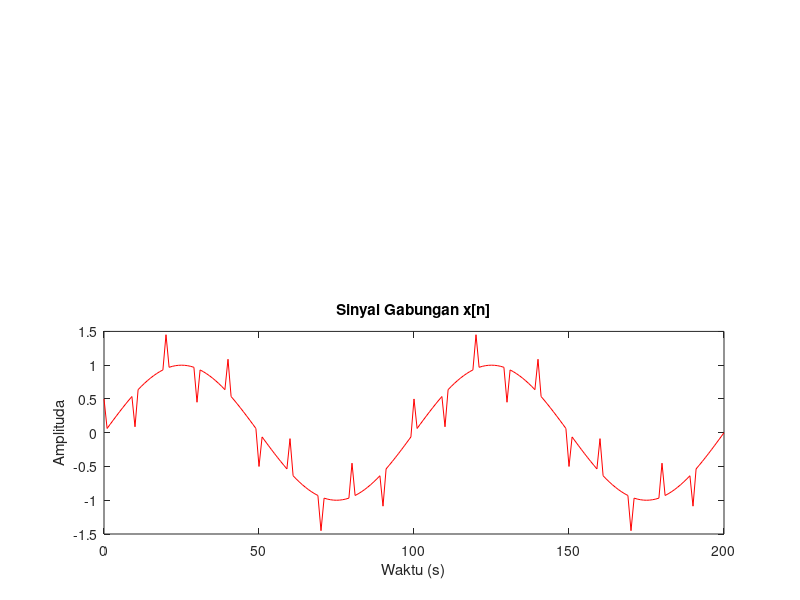

This chart was generated by the following MATLAB code: (Note: this script raises an error after producing the figure.)
clear all;

%Sinyal Sinusoidal
a = 1;
t = 0:200;
fc = 0.01;
x = sin(2*pi*fc*t);

% Sinyal Derau
b = [0.5, zeros(1,9), -0.5, zeros(1,9)];
d = [b b b b b b b b b b 0];

%Sinyal Gabungan
xn = x + d;
figure;
subplot(2,1,2);
plot(t, xn,'r');
title('Sinyal Gabungan x[n]');
xlabel('Waktu (s)');
ylabel('Amplituda');

% Filter moving average
start = (elm/2) + 0.5*mod (elm, 2);
for i = start:200
  temp = 0;
  for j = 1:elm
    temp = temp + x1 (i + ext - j + 1);
end
  y1(i) = (1/elm)*temp;
end
SAD = 0;
 for j = 2:198
  SAD = SAD + abs(x(j) - y1(j));
end
SAD
subplot(2, 2, 2);                           % subplot ketiga untuk sinyal dengan filter moving average
plot(y1, 'm');                              % plot y1, warna merah (red)
axis([0 200]);                              % sumbu ditampilkan dari 0 sampai 200
title('Sinyal dgn Filter Moving Average');  % atur judul plot
xlabel('Waktu (s)');                        % atur label pada sumbu-x
ylabel('Amplituda (V)');

% Filter median
for i = 1:200                               % untuk batas sumbu x hanya sampai 200
    x2 = [x1(i:i + elm - 1)];               % inisialisasi variabel x2
    y2(i) = median(x2);                     % fungsi median
end
subplot(2, 3, 2);                           % subplot kedua untuk sinyal dengan filter median
plot(y2, 'r');                              % plot y2, warna biru (blue)
axis([0 200]);                              % sumbu ditampilkan dari 0 sampai 200
title('Sinyal dgn Filter Median');          % atur judul plot
xlabel('Waktu (s)');                        % atur label pada sumbu-x
ylabel('Amplituda (V)');
